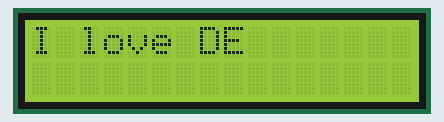
A sketch run on a simulated Arduino Uno, built with avr-gcc and run on an emulated ATmega328P. On the bench: 16×2 character LCD.

Above: at 0.1 s.

The sketch:

10K_Cursor.ino
```cpp
#include<LiquidCrystal.h>
LiquidCrystal lcd(12,11,5,4,3,2);

void setup() {
  lcd.begin(16, 2);
  lcd.clear();
  lcd.print("I love DE");
}

void loop() {
  lcd.noCursor();
  delay(500);
  lcd.cursor();
  delay(500);
}
```
